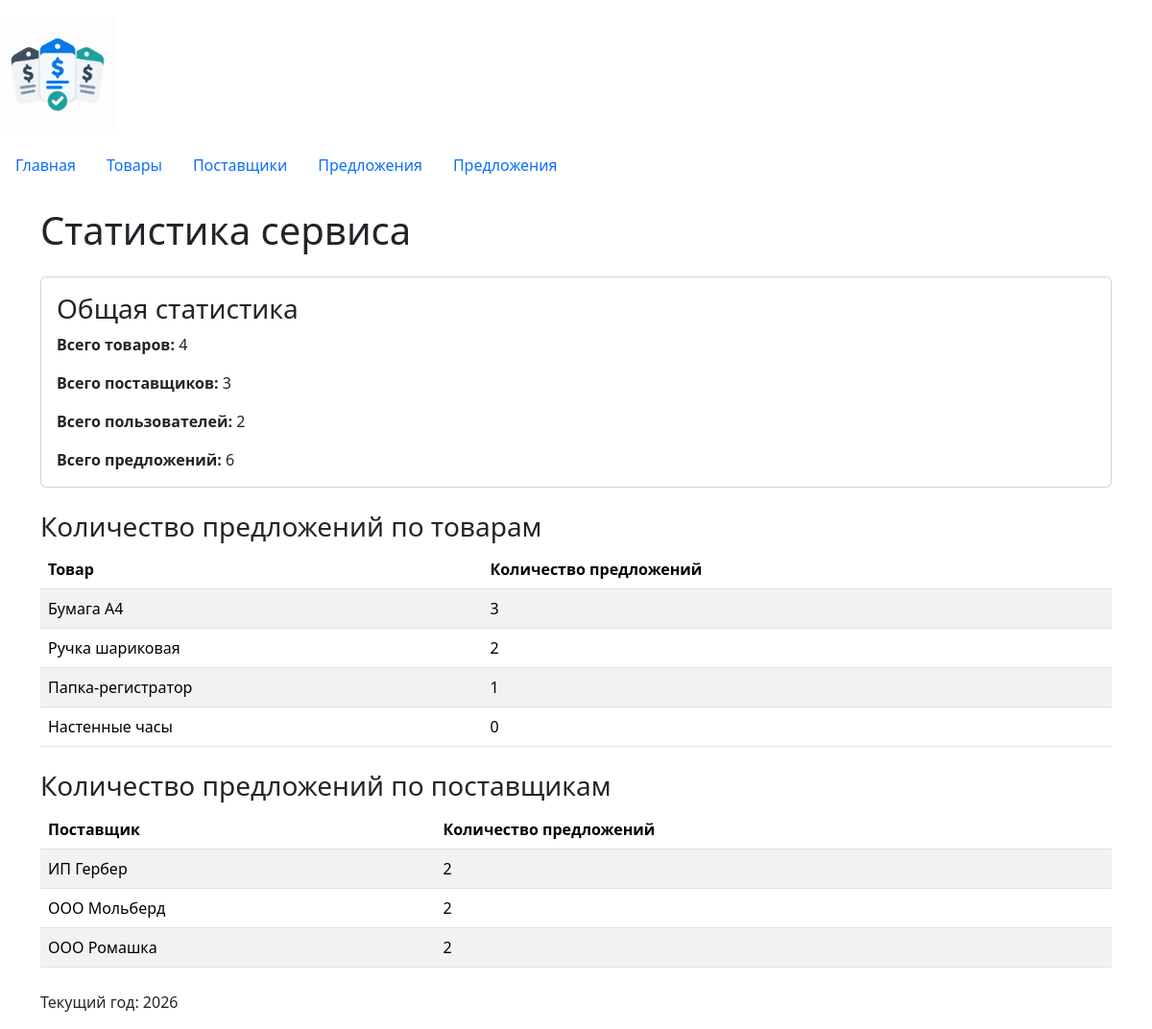
Page /statistics/ on the committed database.
### homepage/views.py (the view)
# urls.py: path('statistics/', views.statistics, name='statistics')
def statistics(request: HttpRequest) -> HttpResponse:
    conn = sqlite3.connect(DB_PATH)
    conn.row_factory = sqlite3.Row
    offers_to_suppliers: list[sqlite3.Row] = conn.execute(
        """
        SELECT
            suppliers.supplier_id,
            suppliers.name,
            COUNT(offers.offer_id) as count_offers
        FROM suppliers
        LEFT JOIN offers ON suppliers.supplier_id = offers.supplier_id
        GROUP BY suppliers.supplier_id, suppliers.name
        ORDER BY suppliers.supplier_id;
        """
    ).fetchall()
    offers_to_products: list[sqlite3.Row] = conn.execute(
        """
        SELECT
            products.product_id,
            products.name,
            COUNT(offers.offer_id) as count_offers
        FROM products
        LEFT JOIN offers ON products.product_id = offers.product_id
        GROUP BY products.product_id, products.name
        ORDER BY products.product_id;
        """
    ).fetchall()
    count_offers: sqlite3.Row | None = conn.execute(
        """
        SELECT
            COUNT(*) as count_offers
        FROM offers;
        """
    ).fetchone()
    count_suppliers: sqlite3.Row | None = conn.execute(
        """
        SELECT
            COUNT(*) as count_suppliers
        FROM suppliers;
        """
    ).fetchone()
    count_users: sqlite3.Row | None = conn.execute(
        """
        SELECT
            COUNT(*) as count_users
        FROM users;
        """
    ).fetchone()
    count_products: sqlite3.Row | None = conn.execute(
        """
        SELECT
            COUNT(*) as count_products
        FROM products;
        """
    ).fetchone()
    conn.close()
    context: dict[str, list[sqlite3.Row] | sqlite3.Row | None] = {
        'offers_to_suppliers': offers_to_suppliers,
        'offers_to_products': offers_to_products,
        'count_offers': count_offers,
        'count_suppliers': count_suppliers,
        'count_users': count_users,
        'count_products': count_products
    }
    return render(request, 'homepage/statistics.html', context)

### homepage/templates/homepage/statistics.html (shortened to what this page needs)
{% extends 'base.html' %}
{% block content %}
  <h1 class="mb-4">Статистика сервиса</h1>
  <div class="card mb-4">
    <div class="card-body">
      <h3 class="card-title">Общая статистика</h3>
      <p class="card-text">
        <strong>Всего товаров:</strong>
        {{ count_products.count_products }}
      </p>
      <p class="card-text">
        <strong>Всего поставщиков:</strong>
        {{ count_suppliers.count_suppliers }}
      </p>
      <p class="card-text">
        <strong>Всего пользователей:</strong>
        {{ count_users.count_users }}
      </p>
      <p class="card-text">
        <strong>Всего предложений:</strong>
        {{ count_offers.count_offers }}
      </p>
    </div>
  </div>
  <h3>Количество предложений по товарам</h3>
  <table class="table table-striped mb-4">
    <thead>
      <tr>
        <th>Товар</th>
        <th>Количество предложений</th>
      </tr>
    </thead>
    <tbody>
      {% for item in offers_to_products %}
        <tr>
          <td>{{ item.name }}</td>
          <td>{{ item.count_offers }}</td>
        </tr>
      {% empty %}
        <tr>
          <td colspan="2">Данные отсутствуют.</td>
        </tr>
      {% endfor %}
    </tbody>
  </table>
  <h3>Количество предложений по поставщикам</h3>
  <table class="table table-striped mb-4">
    <thead>
      <tr>
        <th>Поставщик</th>
        <th>Количество предложений</th>
      </tr>
    </thead>
    <tbody>
      {% for item in offers_to_suppliers %}
        <tr>
          <td>{{ item.name }}</td>
          <td>{{ item.count_offers }}</td>
        </tr>
      {% empty %}
        <tr>
          <td colspan="2">Данные отсутствуют.</td>
        </tr>
      {% endfor %}
    </tbody>
  </table>
{% endblock %}

### templates/base.html (shortened to what this page needs)
{% load static %}
<!DOCTYPE html>
<html lang="ru">
<head>
    <link rel="stylesheet" href="https://cdn.jsdelivr.net/npm/bootstrap@5.3.3/dist/css/bootstrap.min.css">
    <link rel="stylesheet" href="{% static 'homepage/css/style.css' %}">
</head>
<body>
    <img src="{% static 'homepage/img/logo.png' %}" alt="Сервис сравнения предложений" class="site-logo">
    {% include "includes/navigation.html" %}
    <main class="container mt-4">
        {% block content %}
        {% endblock %}
    </main>
    <footer class="container mt-4 mb-3">
        <p>
            Текущий год: <span id="current-year"></span>
        </p>
    </footer>
</body>
</html>

### templates/includes/navigation.html
<nav class="nav">
  <a class="nav-link" href="{% url 'homepage:index' %}">Главная</a>
  <a class="nav-link" href="{% url 'products:list' %}">Товары</a>
  <a class="nav-link" href="{% url 'suppliers:list' %}">Поставщики</a>
  <a class="nav-link" href="{% url 'offers:list' %}">Предложения</a>
  <a class="nav-link" href="{% url 'homepage:statistics' %}">Предложения</a>
</nav>

### homepage/static/homepage/css/style.css (style rules this page uses)
body { min-height: 100vh; }
.site-logo { width: 120px; height: auto; margin: 1rem 0; }

### rows in the picture
products: name "Бумага А4", count_offers "3"
products: name "Ручка шариковая", count_offers "2"
products: name "Папка-регистратор", count_offers "1"
products: name "Настенные часы", count_offers "0"
suppliers: name "ИП Гербер", count_offers "2"
suppliers: name "ООО Мольберд", count_offers "2"
suppliers: name "ООО Ромашка", count_offers "2"

### other values in the picture
{{ count_products.count_products }} "4"
{{ count_suppliers.count_suppliers }} "3"
{{ count_users.count_users }} "2"
{{ count_offers.count_offers }} "6"
